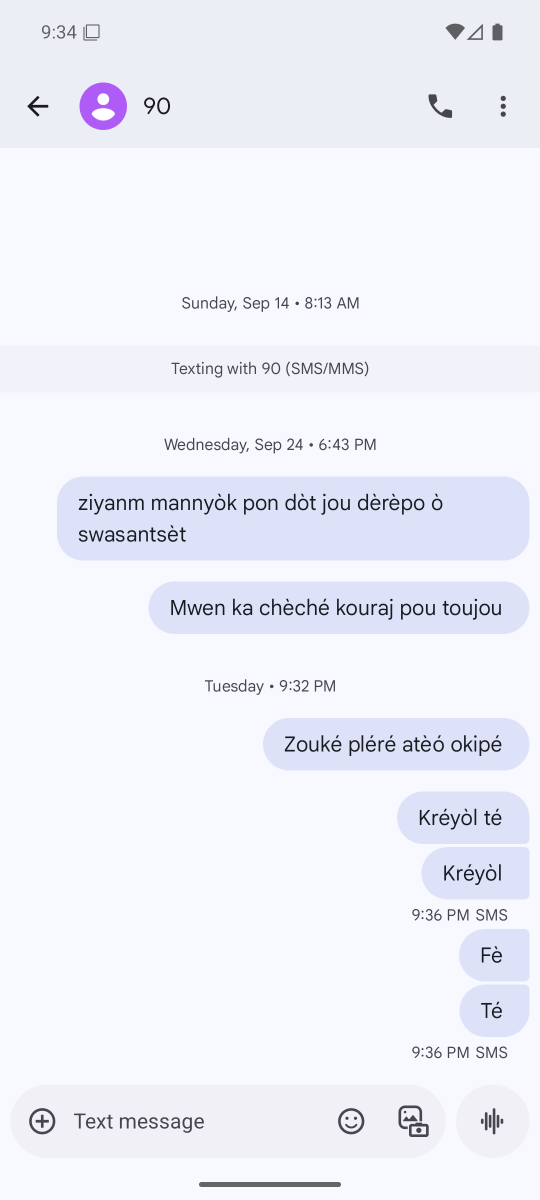
#> input picture gamification_test_20251009_233404.png, 1080 x 2400 px (shown at 1/2 size)
$ python kbdetect.py ../../../../gamification_test_20251009_233404.png
#> lines starting #> are read from the running program, lines starting #| are printed output that depends on the picture; after the words box and inside, x2 and y2 are one past the last pixel; in counts of white or black regions, pixels touching at a corner belong together
"""Detecte la geometrie du clavier IME a partir d'une capture d'ecran.

Les touches portent un contour #D0D0D0 de 1 dp sur un fond de clavier #F5F5F5 :
c'est ce contour qui sert de marqueur, les interieurs de touches blanches
finissant en degrade exactement sur la couleur du fond.
"""
import sys
import numpy as np
from PIL import Image

BORDER = np.array([208, 208, 208])
TOL = 26

# Disposition alphabetique de la v10.12.15. Elle a change deux fois depuis la
# campagne du 16 aout : "ò" a quitte la rangee 1 (10.11.3, 5a788156, il reste en
# appui long sur "o") et l'apostrophe est revenue en rangee 3 (10.11.4). Les
# comptes attendus sont donc 10/10/9/9, et non plus 11/10/8/9.
ROWS = [
    ["a", "z", "e", "r", "t", "y", "u", "i", "o", "p"],
    ["q", "s", "d", "f", "g", "h", "j", "k", "l", "m"],
    ["shift", "w", "x", "c", "v", "b", "n", "'", "back"],
    ["123", ",", "é", "-", " ", "è", ".", "emoji", "enter"],
]

# Page de symboles (mode 123). C'est l'objet de cette campagne : "#" y a ete
# ajoute en 10.12.15, en 9e colonne de la rangee 3, qui passe de 9 a 10 touches.
ROWS_NUM = [
    ["1", "2", "3", "4", "5", "6", "7", "8", "9", "0"],
    ["-", "/", ":", ";", "(", ")", "€", "&", "@", '"'],
    ["=", ".", ",", "?", "!", "'", "+", "*", "#", "back"],
    ["ABC", "emoji", " ", "enter"],
]

# Index de la touche "#" dans ROWS_NUM
HASH_POS = (2, 8)


def border_mask(im):
    a = np.asarray(im.convert("RGB")).astype(np.int16)
    d = np.abs(a - BORDER).max(axis=2)
    return d <= TOL


def runs(idx, gap=3):
    if len(idx) == 0:
        return []
    out = []
    start = prev = int(idx[0])
    for i in idx[1:]:
        i = int(i)
        if i - prev > gap:
            out.append((start, prev))
            start = i
        prev = i
    out.append((start, prev))
    return out


def detect_rows(m, W, min_row_frac=0.45):
    hproj = m.sum(axis=1) / W
    strong = np.where(hproj > min_row_frac)[0]
    bands = runs(strong, gap=2)
    rows, i = [], 0
    while i < len(bands) - 1:
        top, bot = bands[i][1], bands[i + 1][0]
        if bot - top >= 12:
            rows.append((top, bot))
            i += 2
        else:
            i += 1
    return rows


def keys_in_row(m, top, bot, expected, min_col_frac=0.5):
    """Renvoie les bornes (x0,x1) des touches d'une rangee.

    La detection produit alternativement une touche puis l'interstice qui la
    suit : on garde donc un segment sur deux, en verifiant que le compte tombe
    juste (2n-1 segments pour n touches)."""
    band = m[top:bot, :]
    vproj = band.sum(axis=0) / max(1, (bot - top))
    cols = np.where(vproj > min_col_frac)[0]
    segs = runs(cols, gap=2)
    cells = []
    for a, b in zip(segs, segs[1:]):
        if b[0] - a[1] >= 6:
            cells.append((a[1], b[0]))
    keys = cells[0::2]
    if len(keys) != expected and len(cells) >= expected:
        # repli : garder les `expected` segments les plus larges, dans l'ordre
        widest = sorted(sorted(cells, key=lambda c: c[1] - c[0])[-expected:])
        keys = widest
    return keys, len(cells)


def analyse(path, spec=None):
    """`spec` : disposition attendue, ROWS (alphabetique) par defaut ou
    ROWS_NUM pour la page de symboles."""
    spec = spec or ROWS
    im = Image.open(path)
#> im is the input picture: PIL image 1080x2400 RGBA; mean R, G, B, A 238.8, 240.2, 249, 255
    W, H = im.size
#> W = 1080; H = 2400
    m = border_mask(im)
#> in border_mask, `d = np.abs(a - BORDER).max(axis=2)`:
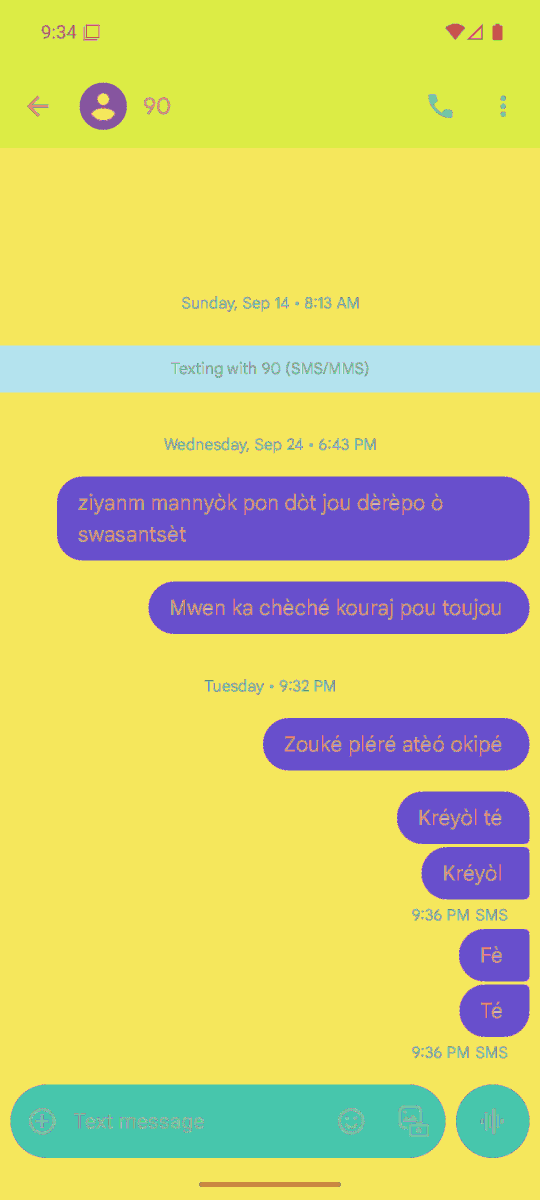
#> d: shape (2400, 1080) int64 (shown at 1/2 size); 172 distinct labels, from 4 to 182; one colour per label, 0 black
#> in border_mask, `return d <= TOL`:
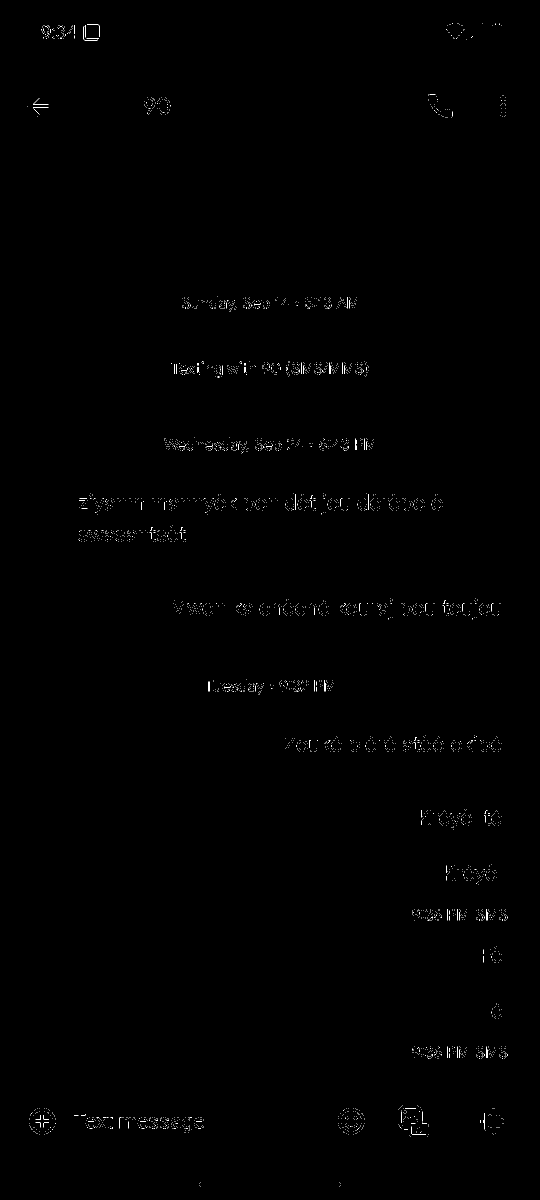
#> returned value: shape (2400, 1080) bool (shown at 1/2 size); 0.26% white in thin lines or dots, all inside (x1, y1, x2, y2) = (54, 47, 1015, 2374)
    rows = detect_rows(m, W)
#> in detect_rows, `hproj = m.sum(axis=1) / W`: hproj = 2400 values, max 0.088 at index 997, min 0 at index 0, mean 0.00255
#> in detect_rows, `strong = np.where(hproj > min_row_frac)[0]`: strong = empty array
#> in detect_rows, `bands = runs(strong, gap=2)`: bands = []
#> after the loop in detect_rows, `while i < len(bands) - 1:`: i = 0; rows = []
#> rows = []
    out = {"w": W, "h": H, "rows": [], "ok": len(rows) == 4}
#> out = {'w': 1080, 'h': 2400, 'rows': [], 'ok': False}
    for n, (t, b) in enumerate(rows):
        exp = len(spec[n]) if n < 4 else 0
        keys, ncells = keys_in_row(m, t, b, exp)
        out["rows"].append({
            "top": t, "bot": b, "height": b - t,
            "n_keys": len(keys), "expected": exp,
            "keys": keys, "n_cells": ncells,
        })
        if len(keys) != exp:
            out["ok"] = False
#> this loop made 0 passes
    return out


def key_center(info, row, idx):
    r = info["rows"][row]
    x0, x1 = r["keys"][idx]
    return ((x0 + x1) // 2, (r["top"] + r["bot"]) // 2)


def tap_seq(info, text, spec=None):
    """Traduit un texte en suite de taps (x, y) sur le clavier detecte."""
    spec = spec or ROWS
    pos = {}
    for ri, row in enumerate(spec):
        for ki, k in enumerate(row):
            pos.setdefault(k, (ri, ki))
    seq = []
    for ch in text:
        key = ch if ch in pos else None
        if key is None:
            raise KeyError(f"caractere non mappe: {ch!r}")
        ri, ki = pos[key]
        seq.append(key_center(info, ri, ki))
    return seq


if __name__ == "__main__":
    import json
    spec = ROWS_NUM if "--num" in sys.argv else ROWS
    info = analyse(sys.argv[1], spec)
#> info = {'w': 1080, 'h': 2400, 'rows': [], 'ok': False}
    print(json.dumps({k: v for k, v in info.items() if k != "rows"}))
#| {"w": 1080, "h": 2400, "ok": false}
    for n, r in enumerate(info["rows"]):
        print(f"  rangee {n}: y={r['top']}..{r['bot']} h={r['height']} "
              f"touches={r['n_keys']}/{r['expected']} cellules={r['n_cells']}")
